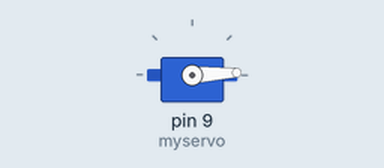
Bench run of a sketch on a simulated Arduino Uno, built with avr-gcc and run on an emulated ATmega328P. On the bench: servo.

Above: at 0.05 s.
At 0.75 s:
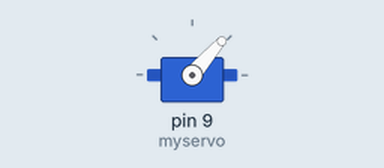
At 1.45 s:
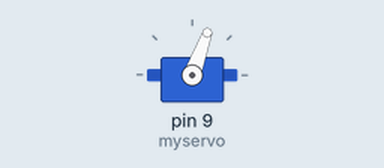
At 2.9 s:
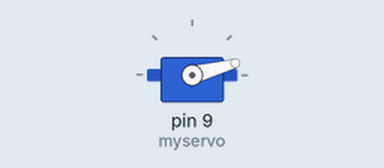
Timing chart, 0 to 5.4 s (numbered marks = the images above):
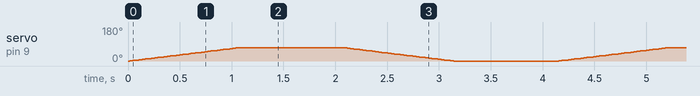

The sketch:

MG995_flowControl_testcode.ino
```cpp
#include <Servo.h>

Servo myservo;  // 建立一個 servo 物件，最多可建立 12個 servo

int pos = 0;    // 設定 Servo 位置的變數
const int CloseWaterFlow = 0;           // 設0度為關閉水流量開關
const int FullWaterFlow = 70;           // 設70度為最大水流量

void setup() {
  myservo.attach(9);  // 將 servo 物件連接到 pin 9
}

void loop() {
  // 正轉 70度:打開水流量到最大
  for (pos = CloseWaterFlow; pos <= FullWaterFlow; pos += 1) // 從 0 度旋轉到 70 度，每次 1 度
  {
    myservo.write(pos);               // 告訴 servo 走到 'pos' 的位置
    delay(15);                        // 等待 15ms 讓 servo 走到指定位置
  }
   delay(1000);
   //反轉 70度: 關閉水流量
   for (pos = FullWaterFlow; pos >= CloseWaterFlow; pos -= 1) // 從 70 度旋轉到 0 度，每次 1 度
  {
    myservo.write(pos);               // 告訴 servo 走到 'pos' 的位置

    delay(15);                        // 等待 15ms 讓 servo 走到指定位置
  }
  delay(1000);

}
```
